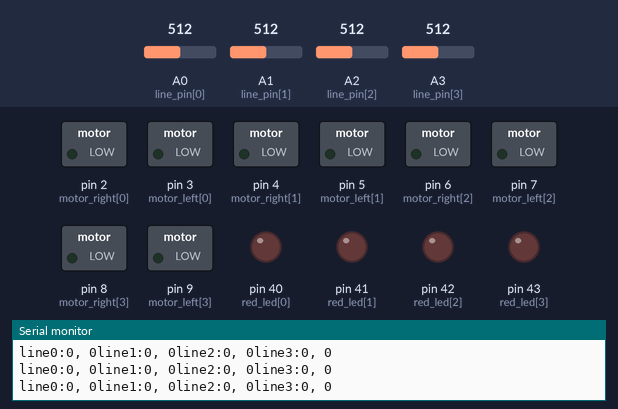
Bench run of a sketch on a simulated Arduino Mega 2560, built with avr-gcc and run on an emulated ATmega2560. On the bench: switched loads named in the sketch (green lamp = pin HIGH), output pins drawn as LEDs (lit = HIGH), the last lines printed to the serial monitor. The test bench sets the inputs (shaded band); at power-on: A0 (line_pin[0]) = 512, A1 (line_pin[1]) = 512, A2 (line_pin[2]) = 512, A3 (line_pin[3]) = 512.

Above: at 1.2 s.
1.3 s: A0 (line_pin[0]) set to 786
4.3 s: A0 (line_pin[0]) set to 812
At 5.2 s:
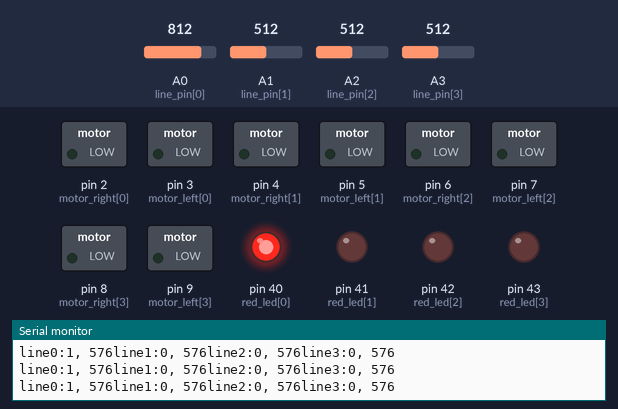
5.8 s: A1 (line_pin[1]) set to 791
8.8 s: A1 (line_pin[1]) set to 809
At 9.8 s:
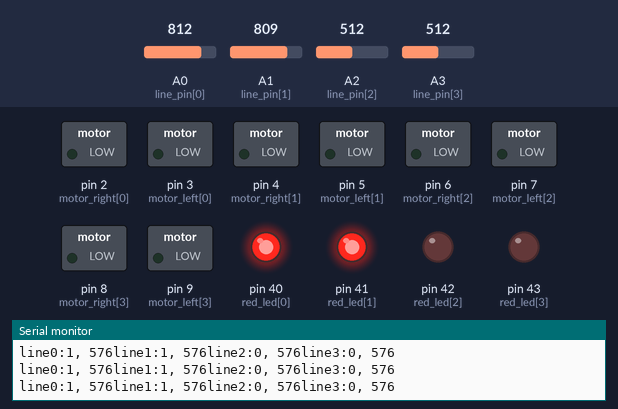
10.3 s: A2 (line_pin[2]) set to 786
13.3 s: A2 (line_pin[2]) set to 808
At 14.3 s:
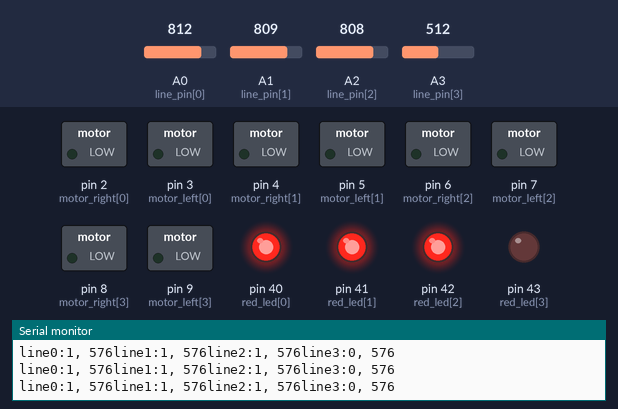
Timing chart, 0 to 15.8 s (numbered marks = the images above; inputs shaded):
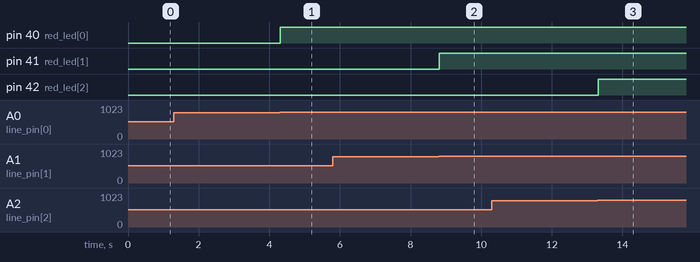

Measured:
- the behaviour switches between 799 and 800 on A0 (line_pin[0]) (found by bisection; images 0 and 1)
- the behaviour switches between 799 and 800 on A1 (line_pin[1]) (found by bisection; images 1 and 2)
- the behaviour switches between 799 and 800 on A2 (line_pin[2]) (found by bisection; images 2 and 3)
- after the input at 4.3 s, pin 40 (red_led[0]): LOW → HIGH at once
- after the input at 8.8 s, pin 41 (red_led[1]): LOW → HIGH at once
- after the input at 13.3 s, pin 42 (red_led[2]): LOW → HIGH at once

The sketch:

sketch_sep23a.ino
```cpp
const int motor_right[] = {2, 4, 6, 8};
const int motor_left[] = {3, 5, 7, 9};

const int line_pin[] = {A0, A1, A2, A3};
const int red_led[] = {40, 41, 42, 43};
int line_val;
int MT_speed;

void setup() {
  Serial.begin(38400);
  for (int i = 0; i <= 3; i++) {
    pinMode(line_pin[i], INPUT);
    pinMode(red_led[i], OUTPUT);
    pinMode(motor_right[i], OUTPUT);
    pinMode(motor_left[i], OUTPUT);
  }
}

void loop() {
 line_read ();

}
```

line.ino
```cpp
int line_angle[] = {0, 90, 180, 270};

void line_read () {
  int line_read_value[4];
  int line_value[4];
  int line_degree;
  for (int id = 0; id <= 3; id++) {
    line_read_value[id] = analogRead(line_pin[id]);

    if (line_read_value[id] >= 800) {
      line_value[id] = 1;
      digitalWrite(red_led[id], HIGH);
    } else {
      line_value[id] = 0;
      digitalWrite(red_led[id], LOW);
    }

    Serial.print("line");
    Serial.print(id);
    Serial.print(":");
    Serial.print(line_value[id]);
    Serial.print(", ");

    if (line_value[id] == 1){
      line_degree = line_angle - 180;
    }
    if (line_degree < 0){
      line_degree += 180;
    }
    Serial.print(line_degree);
  }
  Serial.println();
}
```

motor.ino
```cpp
void motor_speed(int id, int myspeed) {
  if (myspeed >= 0) {
    analogWrite(motor_right[id], 0);
    analogWrite(motor_left[id], myspeed);

  } else if (myspeed < 0) {
    myspeed = abs(myspeed);
    analogWrite(motor_right[id], myspeed);
    analogWrite(motor_left[id], 0);
  }
}

void MT_stop (int id) {
  digitalWrite(motor_right[id], 0);
  digitalWrite(motor_left[id], 0);
}
```
